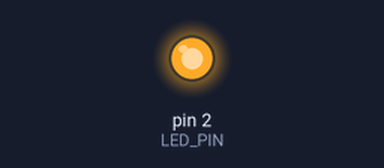
Bench run of a sketch on a simulated Arduino Uno, built with avr-gcc and run on an emulated ATmega328P. On the bench: output pins drawn as LEDs (lit = HIGH).

Above: at 2.5 s.
At 7.5 s:
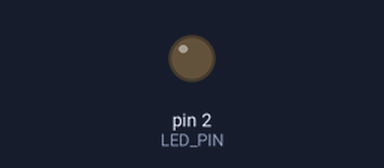
Timing chart, 0 to 13.0 s (numbered marks = the images above):
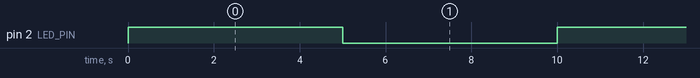

Measured:
- by itself, pin 2 (LED_PIN): alternates HIGH for 5.0 s and LOW for 5.0 s

The sketch:

led_blink.ino
```cpp
#define LED_PIN 2

void setup() {
  pinMode(LED_PIN, OUTPUT);
}

void loop() {
  digitalWrite(LED_PIN, HIGH);
  delay(5000);
  digitalWrite(LED_PIN, LOW);
  delay(5000);
}
```
